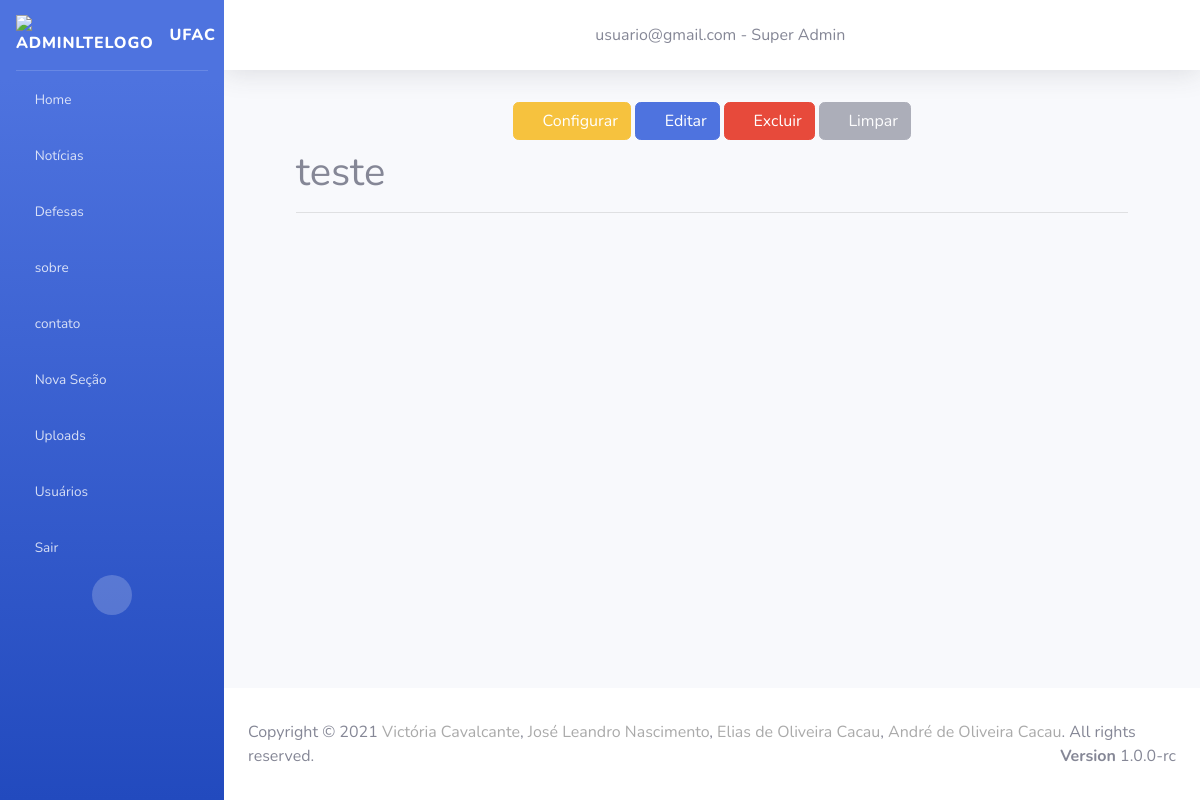
Before: /subsecao-view/5 (signed in) with the older database file.
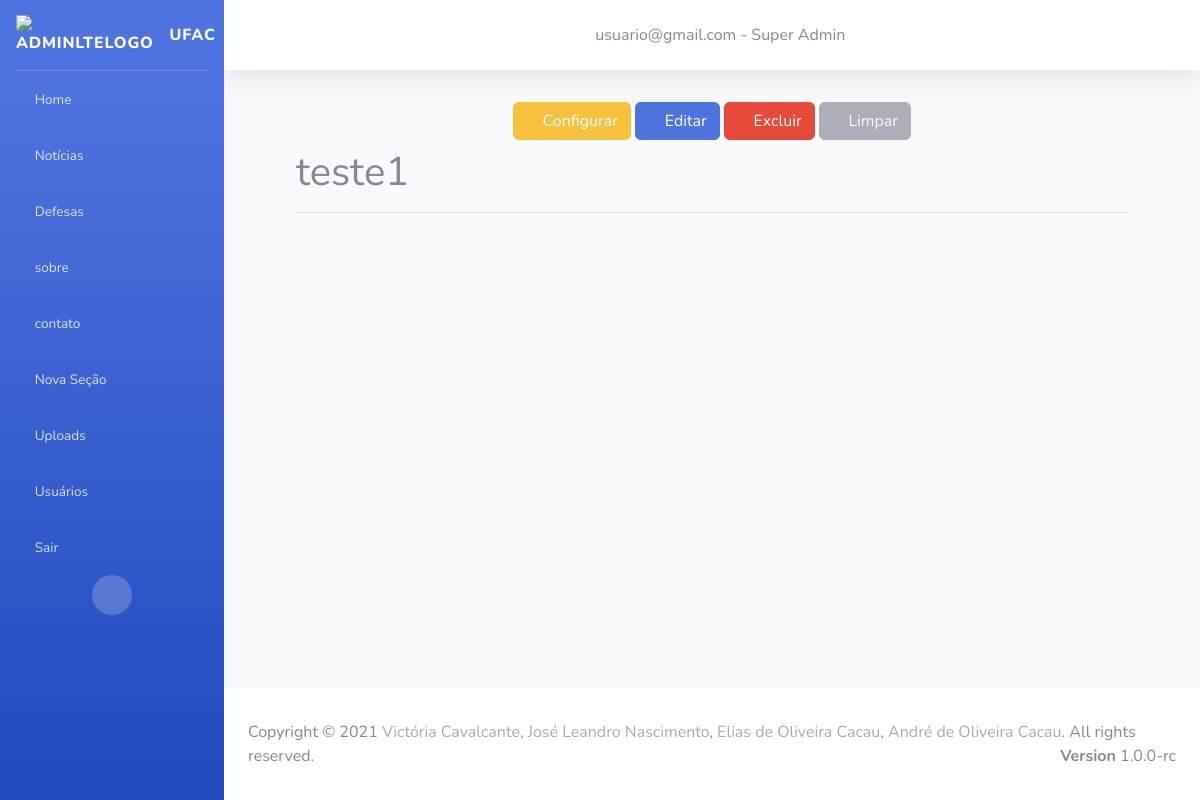
After: the same page with the newer database file.
### subsecao/models.py (models this page shows)
class Subsecao(models.Model):
    secao = models.ForeignKey(
        Secao,
        blank=False,
        null=False,
        on_delete= models.CASCADE,
    )
    titulo = models.CharField(
        max_length= 300,
        null = False,
        unique=True,
        blank=False
    )
    conteudo = models.TextField()
    ordem = models.IntegerField()
    usuarios = models.ForeignKey(
        Usuario,
        on_delete=models.SET_NULL,
        blank=False,
        null=True
    )
    ativo = models.BooleanField(default=True)

### subsecao/views.py (the view)
# urls.py: path('', include('subsecao.urls'))
def subsecao(request, id_subsecao):
    sub = Subsecao.objects.get(id=id_subsecao)
    subsecoes = Subsecao.objects.all().order_by('ordem')
    conteudo = sub.conteudo
    secoes = Secao.objects.all().order_by('ordem')
    usuario_logado = Usuario.objects.get(id=request.session.get('id_usuario'))
    return render(request, 'subsecao/view.html', {
        "conteudo": conteudo,
        "subsecao": sub,
        'subsecoes': subsecoes,
        'secoes': secoes,
        'usuario_logado': usuario_logado
    })

### subsecao/templates/subsecao/view.html (shortened to what this page needs)
{% extends "base.html" %} {% block conteudo %}
<div class="content-wrapper" style="position:relative">
    <div class="content-header">
        <div class="container-fluid">
            <div class="row mb-2">
                <div class="text-center w-100">
                    <form action="/subsecao-configurar/" method="post" style="display: inline;">
                        <button class="btn btn-warning mt-2 text-white">
                            <i class="nav-icon fas fa-cogs"></i>
                            Configurar
                        </button>
                    </form>
                    <form action="/subsecao-editar/" method="post" style="display:inline;">
                        <button class="btn btn-primary mt-2">
                            <i class="nav-icon fas fa-edit"></i>
                            Editar
                        </button>
                    </form>
                    <button type="button" class="btn btn-danger mt-2" data-toggle="modal" data-target="#myModal">
                        <i class="nav-icon fas fa-trash"></i>
                        Excluir
                    </button> {% if conteudo == '' %}
                    <button type="button" class="btn btn-secondary mt-2 <?= $disabled ?>" data-toggle="modal" data-target="#limpar" disabled>
                            <i class="nav-icon fas fa-eraser"></i>
                            Limpar
                        </button> {% else %}
                    <button type="button" class="btn btn-secondary mt-2" data-toggle="modal" data-target="#limpar">
                            <i class="nav-icon fas fa-eraser"></i>
                            Limpar
                        </button> {% endif %}
                </div>
            </div>
        </div>
    </div>
    {% if conteudo != '' %}
    <section class="container">
        <div class="container">
            <h1>{{subsecao.titulo}}</h1>
            <hr>
        </div>
        <div class="container text-justify">
            {{subsecao.conteudo|safe}}
        </div>
    </section>
    {% else %}
    <section>
        <div class="container">
            <h1>{{ subsecao.titulo }}</h1>
            <hr>
        </div>
    </section>
    {% endif %}
</div>
{% endblock %}

Changed rows visible on the page:
changed Subsecao: titulo "teste" → "teste1"
